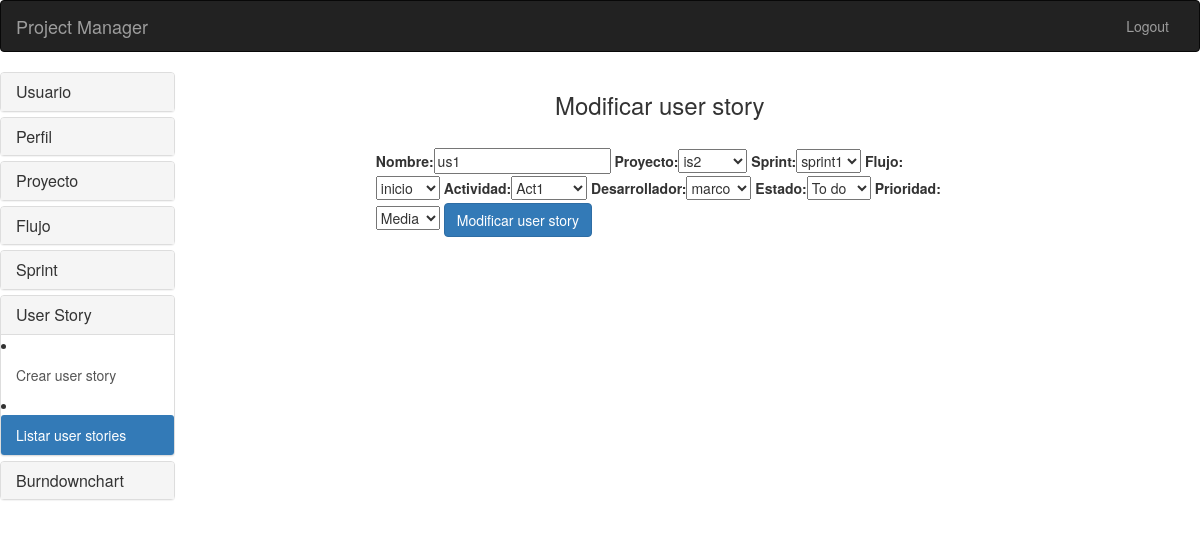
The app's page /userstory/modificar_userstory/1/, older data.
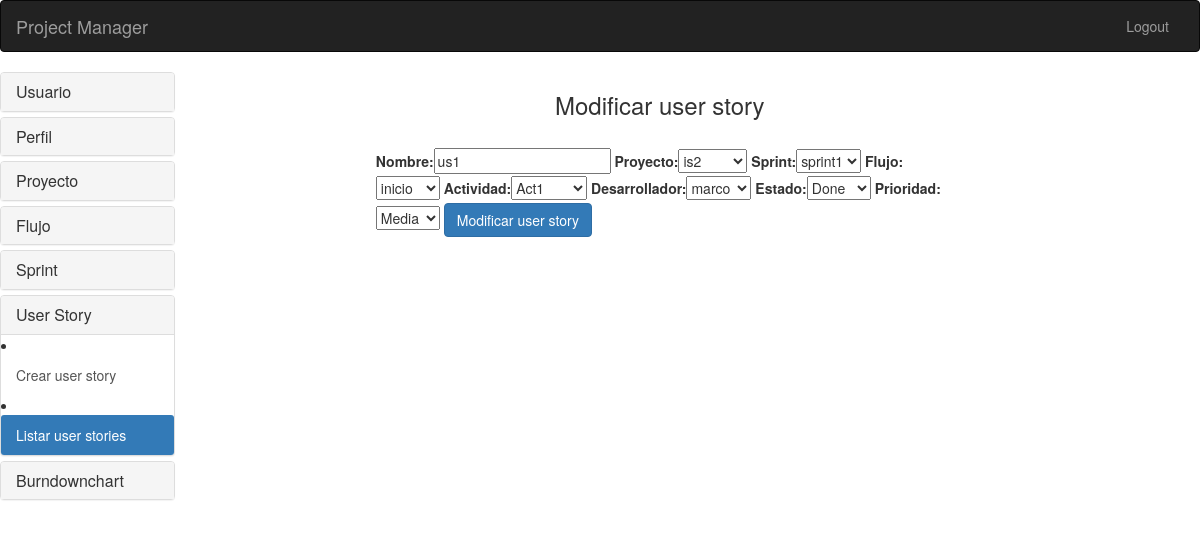
The same page, newer data.
### apps/userstory/models.py (models this page shows, shortened)
class UserStory(models.Model):
	ESTADOS = (
		('Todo', 'To do'),
		('Doing', 'Doing'),
		('Done', 'Done'),
		)
	PRIORIDADES = (
		('Baja', 'Baja'),
		('Media', 'Media'),
		('Alta', 'Alta'),
		)
	nombre = models.CharField(max_length=200)
	proyecto = models.ForeignKey(Proyecto)
	sprint = models.ForeignKey(Sprint, null=True)
	flujo = models.ForeignKey(Flujo, null=True)
	actividad = models.ForeignKey(Actividad)
	desarrollador = models.ForeignKey(User, null=True)
	estado = models.CharField(max_length=200, choices=ESTADOS)
	prioridad = models.CharField(max_length=200, choices=PRIORIDADES, null=True)

### apps/proyecto/models.py (models this page shows)
class Proyecto(models.Model):
	nombre = models.CharField(max_length=200)
	codigo = models.IntegerField(default=0)
	fecha_inicio = models.DateField(null=True)
	fecha_fin = models.DateField(null=True)
	cliente = models.CharField(max_length=200)
	descripcion = models.TextField(max_length=200)
	def __str__(self):
		return self.nombre

### apps/sprint/models.py (models this page shows)
class Sprint(models.Model):
	ESTADOS = (
		('Activo', 'Activo'),
		('No activo', 'No activo'),
		)
	nombre = models.CharField(max_length=200)
	proyecto = models.ForeignKey(Proyecto)
	fecha_inicio = models.DateField()
	fecha_fin = models.DateField()
	estado = models.CharField(max_length=15, choices=ESTADOS)
	descripcion = models.TextField(max_length=200)
	def __str__(self):
		return self.nombre

### apps/flujo/models.py (models this page shows)
class Flujo(models.Model):
	nombre = models.CharField(max_length=200)
	proyecto = models.ForeignKey(Proyecto, null=True)
	def __str__(self):
		return self.nombre

class Actividad(models.Model):
	nombre = models.CharField(max_length=200)
	flujo = models.ForeignKey(Flujo)
	def __str__(self):
		return self.nombre

### apps/userstory/views.py (the view)
# urls.py: url(r'^modificar_userstory/(?P<userstory_id>\d+)/$', views.modificar_userstory, name='modificar_userstory'),
def modificar_userstory(request, userstory_id):
    userstory = UserStory.objects.get(pk=userstory_id)
    form = UserStoryModelForm(instance=userstory)
    if request.method == 'POST':
        form = UserStoryModelForm(request.POST, instance=userstory)
        if form.is_valid():
            form.save()
            return HttpResponseRedirect(reverse('userstory:listar_userstories'))
    context = {'form':form, 'userstory_id':userstory_id}
    return render(request, 'userstory/modificar_userstory.html', context)

### apps/userstory/forms.py
class UserStoryModelForm(forms.ModelForm):
	class Meta:
		model = UserStory
		fields = '__all__'

### templates/userstory/modificar_userstory.html (shortened to what this page needs)
<!DOCTYPE html>
<html lang="en">
<head>
<link href="{{ STATIC_URL }}/bootstrap-3.3.4-dist/css/bootstrap.min.css"
	rel="stylesheet">
</head>
<body>
	<nav class="navbar navbar-inverse">
		<div class="container-fluid">
			<div class="navbar-header">
				<a class="navbar-brand" href="{% url 'inicio:menu' %}">Project
					Manager</a>
			</div>
			<div class="pull-right">
				<ul class="nav navbar-nav">
					<li><a href="{% url 'inicio:salir' %}">Logout</a></li>
				</ul>
			</div>
		</div>
	</nav>
	<div class="row">
		<div class="col-sm-2">
			<div class="panel-group" id="accordion" role="tablist"
				aria-multiselectable="true">
				<div class="panel panel-default">
					<div class="panel-heading" role="tab" id="headingOne">
						<h4 class="panel-title">
							<a data-toggle="collapse" data-parent="#accordion"
								href="#collapseOne" aria-expanded="true"
								aria-controls="collapseOne"> Usuario </a>
						</h4>
					</div>
				</div>
				<div class="panel panel-default">
					<div class="panel-heading" role="tab" id="headingTwo">
						<h4 class="panel-title">
							<a class="collapsed" data-toggle="collapse"
								data-parent="#accordion" href="#collapseTwo"
								aria-expanded="false" aria-controls="collapseTwo"> Perfil </a>
						</h4>
					</div>
				</div>
				<div class="panel panel-default">
					<div class="panel-heading" role="tab" id="headingThree">
						<h4 class="panel-title">
							<a class="collapsed" data-toggle="collapse"
								data-parent="#accordion" href="#collapseThree"
								aria-expanded="false" aria-controls="collapseThree">
								Proyecto </a>
						</h4>
					</div>
				</div>
				<div class="panel panel-default">
					<div class="panel-heading" role="tab" id="headingThree">
						<h4 class="panel-title">
							<a class="collapsed" data-toggle="collapse"
								data-parent="#accordion" href="#cuatro" aria-expanded="false"
								aria-controls="cuatro"> Flujo </a>
						</h4>
					</div>
				</div>
				<div class="panel panel-default">
					<div class="panel-heading" role="tab" id="headingThree">
						<h4 class="panel-title">
							<a class="collapsed" data-toggle="collapse"
								data-parent="#accordion" href="#cinco" aria-expanded="false"
								aria-controls="cinco"> Sprint </a>
						</h4>
					</div>
				</div>
				<div class="panel panel-default">
					<div class="panel-heading" role="tab" id="headingThree">
						<h4 class="panel-title">
							<a class="collapsed" data-toggle="collapse"
								data-parent="#accordion" href="#seis" aria-expanded="false"
								aria-controls="seis"> User Story </a>
						</h4>
					</div>
					<div id="seis" class="panel-collapse collapse in" role="tabpanel"
						aria-labelledby="headingThree">
						<div class="list-group">
							<li><a href="{% url 'userstory:crear_userstory' %}"
								class="list-group-item">Crear user story</a></li>
							<li><a href="{% url 'userstory:listar_userstories' %}"
								class="list-group-item active">Listar user stories</a></li>
						</div>
					</div>
				</div>
				<div class="panel panel-default">
					<div class="panel-heading" role="tab" id="burn">
						<h4 class="panel-title">
							<a class="collapsed" data-toggle="collapse"
								data-parent="#accordion" href="#siete" aria-expanded="false"
								aria-controls="siete"> Burndownchart </a>
						</h4>
					</div>
				</div>
			</div>
		</div>
		<div class="col-sm-10">
			<div class="row">
				<div class="col-md-2"></div>
				<div class="col-md-7">
					<h3 align="center">Modificar user story</h3>
					<form
						action="{% url 'userstory:modificar_userstory' userstory_id %}"
						method="post">
						{% csrf_token %} {% load bootstrap %} {{ form|bootstrap }} <input
							class="btn btn-primary" type='submit'
							value='Modificar user story' />
					</form>
				</div>
				<div class="col-md-3"></div>
			</div>
		</div>
	</div>
</body>
</html>

Row changes from the older to the newer data that the page shows:
changed UserStory "is2": estado "To do" → "Done"
